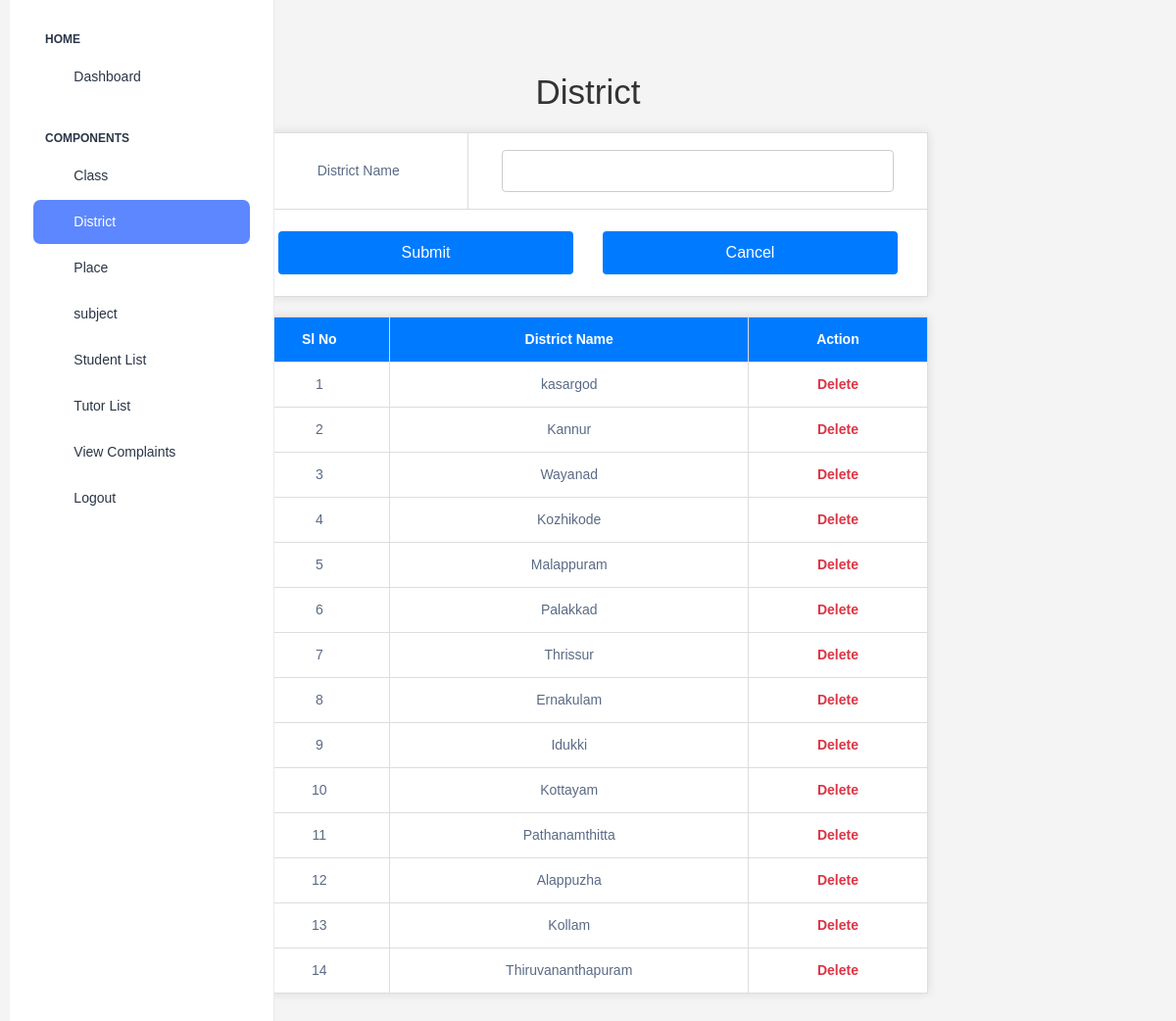
Page /Project/Admin/District.php on the committed database.
### tables this page shows
CREATE TABLE `tbl_district` (
  `district_id` int(11) NOT NULL,
  `district_name` varchar(50) NOT NULL
);

### Project/Admin/District.php (the view, shortened to what this page needs)
<?php
include('../Assets/connection/connection.php');
include("Head.php");
$ename="";
?>
<!DOCTYPE html>
<html lang="en">
<head>
</head>
<body>
<form id="form1" name="form1" method="post" action="">
    <h1>District</h1>
    <table align="center">
        <tr>
            <td>District Name</td>
            <td>
                <input type="text" name="txtdistrictname" id="txtdistrictname" value="<?php echo $ename ?>" required autocomplete="off"/>
            </td>
        </tr>
        <tr>
            <td colspan="2" align="center">
                <input type="submit" name="btnsubmit" id="btnsubmit" value="Submit" />
                <input type="submit" name="btncancel" id="btncancel" value="Cancel" />
            </td>
        </tr>
    </table>
    <table align="center">
        <tr>
            <th>Sl No</th>
            <th>District Name</th>
            <th>Action</th>
        </tr>
        <?php
        $i = 0;
        $sel = "SELECT * FROM tbl_district";
        $row = $Conn->query($sel);
        while ($data = $row->fetch_assoc()) {
            $i++;
            ?>
            <tr>
                <td><?php echo $i ?></td>
                <td><?php echo $data['district_name'] ?></td>
                <td>
                    <a href="District.php?id=<?php echo $data['district_id'] ?>">Delete</a>
                </td>
            </tr>
        <?php } ?>
    </table>
</form>
</body>
</html>
<?php
include("Foot.php");
?>

### Project/Admin/Head.php (shortened to what this page needs)
<!doctype html>
<html lang="en">
<head>
  <link rel="stylesheet" href="../Assets/Template/Admin/src/assets/css/styles.min.css" />
</head>
<body>
  <div class="page-wrapper" id="main-wrapper" data-layout="vertical" data-navbarbg="skin6" data-sidebartype="full"
    data-sidebar-position="fixed" data-header-position="fixed">
    <aside class="left-sidebar">
      <div>
        <nav class="sidebar-nav scroll-sidebar" data-simplebar="">
          <ul id="sidebarnav">
            <li class="nav-small-cap">
              <span class="hide-menu">Home</span>
            </li>
            <li class="sidebar-item">
              <a class="sidebar-link" href="./Homepage.php" aria-expanded="false">
                <span>
                  <i class="ti ti-layout-dashboard"></i>
                </span>
                <span class="hide-menu">Dashboard</span>
              </a>
            </li>
            <li class="nav-small-cap">
              <span class="hide-menu">COMPONENTS</span>
            </li>
            <li class="sidebar-item">
              <a class="sidebar-link" href="Class.php" aria-expanded="false">
                <span>
                  <i class="ti ti-article"></i>
                </span>
                <span class="hide-menu">Class</span>
              </a>
            </li>
            <li class="sidebar-item">
              <a class="sidebar-link" href="District.php" aria-expanded="false">
                <span>
                  <i class="ti ti-alert-circle"></i>
                </span>
                <span class="hide-menu">District</span>
              </a>
            </li>
            <li class="sidebar-item">
              <a class="sidebar-link" href="Place.php" aria-expanded="false">
                <span>
                  <i class="ti ti-cards"></i>
                </span>
                <span class="hide-menu">Place</span>
              </a>
            </li>
            <li class="sidebar-item">
              <a class="sidebar-link" href="Subject.php" aria-expanded="false">
                <span>
                  <i class="ti ti-typography"></i>
                </span>
                <span class="hide-menu">subject</span>
              </a>
            </li>
            <li class="sidebar-item">
              <a class="sidebar-link" href="Studentlist.php" aria-expanded="false">
                <span>
                  <i class="ti ti-typography"></i>
                </span>
                <span class="hide-menu">Student List</span>
              </a>
            </li>
            <li class="sidebar-item">
              <a class="sidebar-link" href="Tutorlist.php" aria-expanded="false">
                <span>
                  <i class="ti ti-typography"></i>
                </span>
                <span class="hide-menu">Tutor List</span>
              </a>
            </li>
            <li class="sidebar-item">
              <a class="sidebar-link" href="Viewcomplaints.php" aria-expanded="false">
                <span>
                  <i class="ti ti-typography"></i>
                </span>
                <span class="hide-menu">View Complaints</span>
              </a>
            </li>
            <li class="sidebar-item">
              <a class="sidebar-link" href="Logout.php" aria-expanded="false">
                <span>
                  <i class="ti ti-typography"></i>
                </span>
                <span class="hide-menu">Logout</span>
              </a>
            </li>
      </div>
    </aside>
      <div class="container-fluid">

### Project/Admin/Foot.php (shortened to what this page needs)
</div>
    </div>
</body>
</html>

### Project/Admin/District.php (style rules this page uses)
body { font-family: Arial, sans-serif; background-color: #f4f4f4; margin: 0; padding: 10px; overflow-x: auto; }
h1 { text-align: center; color: #333; }
table { width: 60%; margin: 20px auto; border-collapse: collapse; background-color: #fff; box-shadow: 0 0 10px rgba(0, 0, 0, 0.1); }
th, td { border: 1px solid #ddd; padding: 12px; text-align: center; }
th { background-color: #007bff; color: white; }
input[type="text"] { width: 90%; padding: 10px; margin: 5px 0; border: 1px solid #ccc; border-radius: 4px; }
input[type="submit"] { width: 45%; padding: 10px; border: none; border-radius: 4px; background-color: #007bff; color: white; font-size: 16px; cursor: pointer; margin: 10px 2%; }
a { color: #dc3545; font-weight: bold; text-decoration: none; margin: 0 5px; }

### rows in the picture
tbl_district: district_name "kasargod"
tbl_district: district_name "Kannur"
tbl_district: district_name "Wayanad"
tbl_district: district_name "Kozhikode"
tbl_district: district_name "Malappuram"
tbl_district: district_name "Palakkad"
tbl_district: district_name "Thrissur"
tbl_district: district_name "Ernakulam"
tbl_district: district_name "Idukki"
tbl_district: district_name "Kottayam"
tbl_district: district_name "Pathanamthitta"
tbl_district: district_name "Alappuzha"
tbl_district: district_name "Kollam"
tbl_district: district_name "Thiruvananthapuram"
